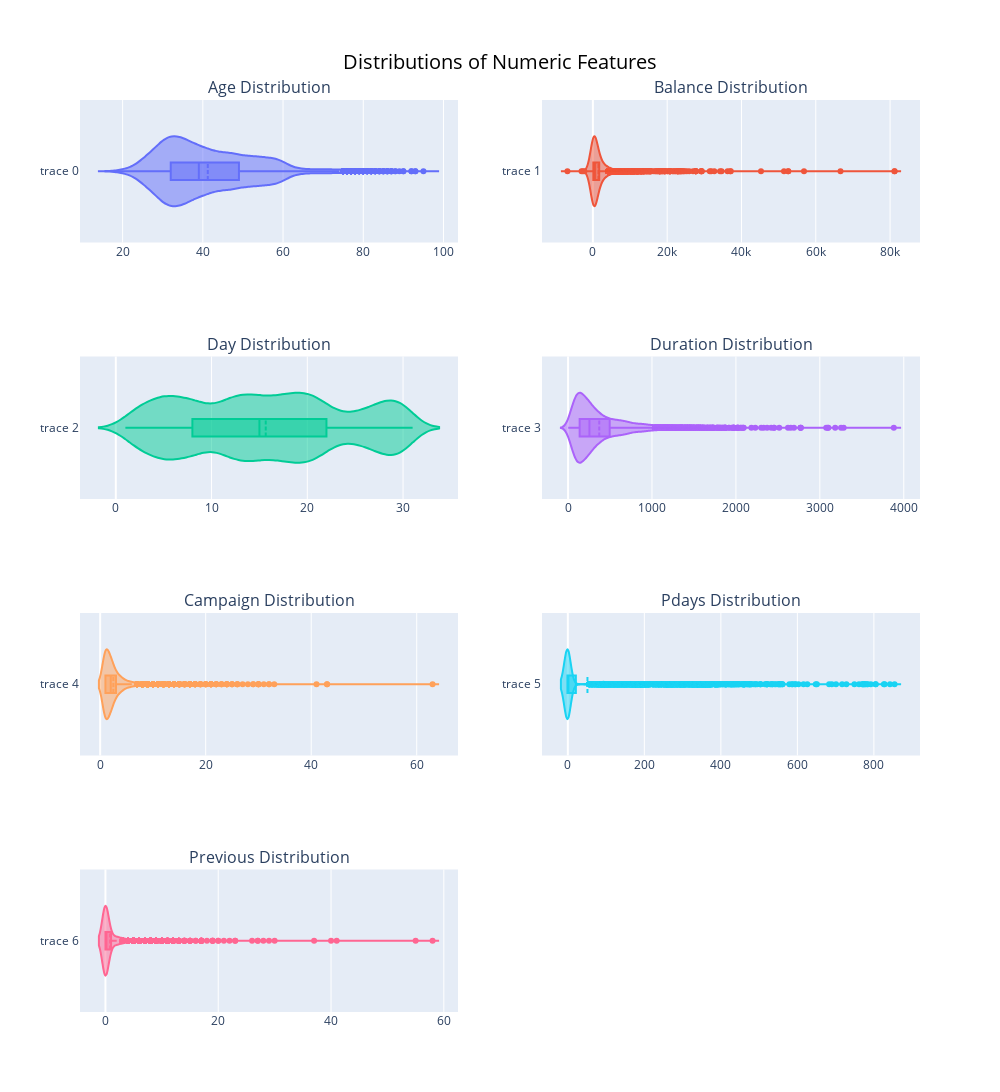

Source (notebook cell):
### Code cell
fig=make_subplots(rows=4,cols=2,subplot_titles=['Age Distribution', 'Balance Distribution', 'Day Distribution', 'Duration Distribution', 'Campaign Distribution', 'Pdays Distribution', 'Previous Distribution'])

fig.add_trace(go.Violin(x=df['age'],showlegend=False),row=1,col=1)
fig.add_trace(go.Violin(x=df['balance'],showlegend=False),row=1,col=2)
fig.add_trace(go.Violin(x=df['day'],showlegend=False),row=2,col=1)
fig.add_trace(go.Violin(x=df['duration'],showlegend=False),row=2,col=2)
fig.add_trace(go.Violin(x=df['campaign'],showlegend=False),row=3,col=1)
fig.add_trace(go.Violin(x=df['pdays'],showlegend=False),row=3,col=2)
fig.add_trace(go.Violin(x=df['previous'],showlegend=False),row=4,col=1)

fig.update_layout(height=1200, width=1000)

# Update subplot titles
fig.update_layout(
    title_text="Distributions of Numeric Features",
    title_x=0.5,
    title_y=0.95,
    title_font_size=20,
    title_font_color="black",
)

fig.update_traces(box_visible=True, meanline_visible=True,showlegend=False)
fig.show()

### Figure 1 — Plotly figure (JSON) as saved in the notebook; plotly's stock layout.template omitted (floating-point values rounded to 4 significant figures; data arrays with more than 128 entries replaced by an {"elided": "..."} marker saying what was removed)
{"data": [{"box": {"visible": true}, "meanline": {"visible": true}, "showlegend": false, "type": "violin", "x": {"elided": "11162 int values"}, "xaxis": "x", "yaxis": "y"}, {"box": {"visible": true}, "meanline": {"visible": true}, "showlegend": false, "type": "violin", "x": {"elided": "11162 int values"}, "xaxis": "x2", "yaxis": "y2"}, {"box": {"visible": true}, "meanline": {"visible": true}, "showlegend": false, "type": "violin", "x": {"elided": "11162 int values"}, "xaxis": "x3", "yaxis": "y3"}, {"box": {"visible": true}, "meanline": {"visible": true}, "showlegend": false, "type": "violin", "x": {"elided": "11162 int values"}, "xaxis": "x4", "yaxis": "y4"}, {"box": {"visible": true}, "meanline": {"visible": true}, "showlegend": false, "type": "violin", "x": {"elided": "11162 int values"}, "xaxis": "x5", "yaxis": "y5"}, {"box": {"visible": true}, "meanline": {"visible": true}, "showlegend": false, "type": "violin", "x": {"elided": "11162 int values"}, "xaxis": "x6", "yaxis": "y6"}, {"box": {"visible": true}, "meanline": {"visible": true}, "showlegend": false, "type": "violin", "x": {"elided": "11162 int values"}, "xaxis": "x7", "yaxis": "y7"}], "layout": {"annotations": [{"font": {"size": 16}, "showarrow": false, "text": "Age Distribution", "x": 0.225, "xanchor": "center", "xref": "paper", "y": 1.0, "yanchor": "bottom", "yref": "paper"}, {"font": {"size": 16}, "showarrow": false, "text": "Balance Distribution", "x": 0.775, "xanchor": "center", "xref": "paper", "y": 1.0, "yanchor": "bottom", "yref": "paper"}, {"font": {"size": 16}, "showarrow": false, "text": "Day Distribution", "x": 0.225, "xanchor": "center", "xref": "paper", "y": 0.7188, "yanchor": "bottom", "yref": "paper"}, {"font": {"size": 16}, "showarrow": false, "text": "Duration Distribution", "x": 0.775, "xanchor": "center", "xref": "paper", "y": 0.7188, "yanchor": "bottom", "yref": "paper"}, {"font": {"size": 16}, "showarrow": false, "text": "Campaign Distribution", "x": 0.225, "xanchor": "center", "xref": "paper", "y": 0.4375, "yanchor": "bottom", "yref": "paper"}, {"font": {"size": 16}, "showarrow": false, "text": "Pdays Distribution", "x": 0.775, "xanchor": "center", "xref": "paper", "y": 0.4375, "yanchor": "bottom", "yref": "paper"}, {"font": {"size": 16}, "showarrow": false, "text": "Previous Distribution", "x": 0.225, "xanchor": "center", "xref": "paper", "y": 0.1562, "yanchor": "bottom", "yref": "paper"}], "height": 1200, "title": {"font": {"color": "black", "size": 20}, "text": "Distributions of Numeric Features", "x": 0.5, "y": 0.95}, "width": 1000, "xaxis": {"anchor": "y", "domain": [0.0, 0.45]}, "xaxis2": {"anchor": "y2", "domain": [0.55, 1.0]}, "xaxis3": {"anchor": "y3", "domain": [0.0, 0.45]}, "xaxis4": {"anchor": "y4", "domain": [0.55, 1.0]}, "xaxis5": {"anchor": "y5", "domain": [0.0, 0.45]}, "xaxis6": {"anchor": "y6", "domain": [0.55, 1.0]}, "xaxis7": {"anchor": "y7", "domain": [0.0, 0.45]}, "xaxis8": {"anchor": "y8", "domain": [0.55, 1.0]}, "yaxis": {"anchor": "x", "domain": [0.8438, 1.0]}, "yaxis2": {"anchor": "x2", "domain": [0.8438, 1.0]}, "yaxis3": {"anchor": "x3", "domain": [0.5625, 0.7188]}, "yaxis4": {"anchor": "x4", "domain": [0.5625, 0.7188]}, "yaxis5": {"anchor": "x5", "domain": [0.2812, 0.4375]}, "yaxis6": {"anchor": "x6", "domain": [0.2812, 0.4375]}, "yaxis7": {"anchor": "x7", "domain": [0.0, 0.1562]}, "yaxis8": {"anchor": "x8", "domain": [0.0, 0.1562]}}}
